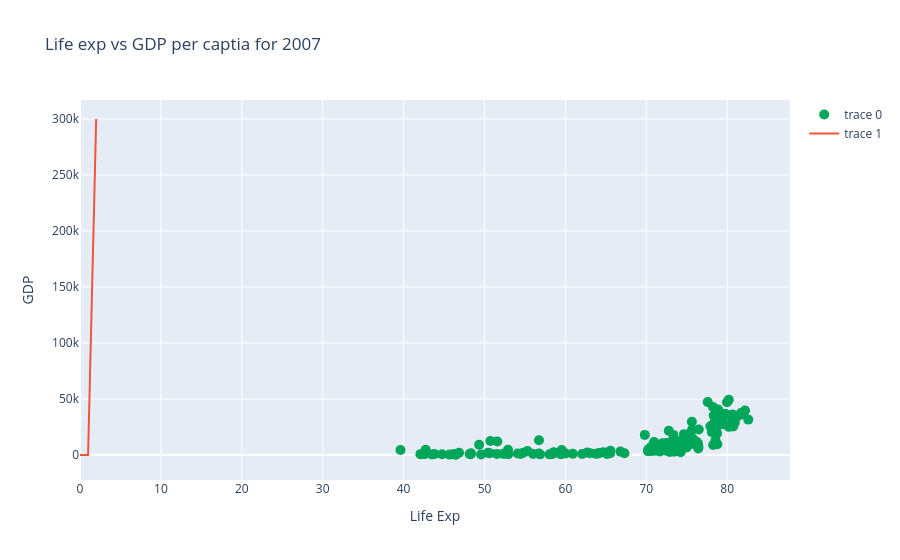

This figure's notebook cell:
### Code cell
trace1=go.Scatter(x=temp_df['lifeExp'],y=temp_df['gdpPercap'],mode='markers',text=temp_df['continent'],marker={'color':'#00a65a','size':10})
trace2=go.Scatter(x=[0,1,2],y=[0,90,300000],mode='lines')
data=[trace1,trace2]
layout=go.Layout(title='Life exp vs GDP per captia for 2007',xaxis={'title':'Life Exp'},yaxis={'title':'GDP'})
fig=go.Figure(data,layout)
fig.show() ## can also use pyo.plot(fig)

### Figure 1 — Plotly figure (JSON) as saved in the notebook; plotly's stock layout.template omitted (floating-point values rounded to 4 significant figures; data arrays with more than 128 entries replaced by an {"elided": "..."} marker saying what was removed)
{"data": [{"marker": {"color": "#00a65a", "size": 10}, "mode": "markers", "text": {"elided": "142 str values"}, "type": "scatter", "x": {"elided": "142 float values"}, "y": {"elided": "142 float values"}}, {"mode": "lines", "type": "scatter", "x": [0, 1, 2], "y": [0, 90, 300000]}], "layout": {"title": {"text": "Life exp vs GDP per captia for 2007"}, "xaxis": {"title": {"text": "Life Exp"}}, "yaxis": {"title": {"text": "GDP"}}}}
